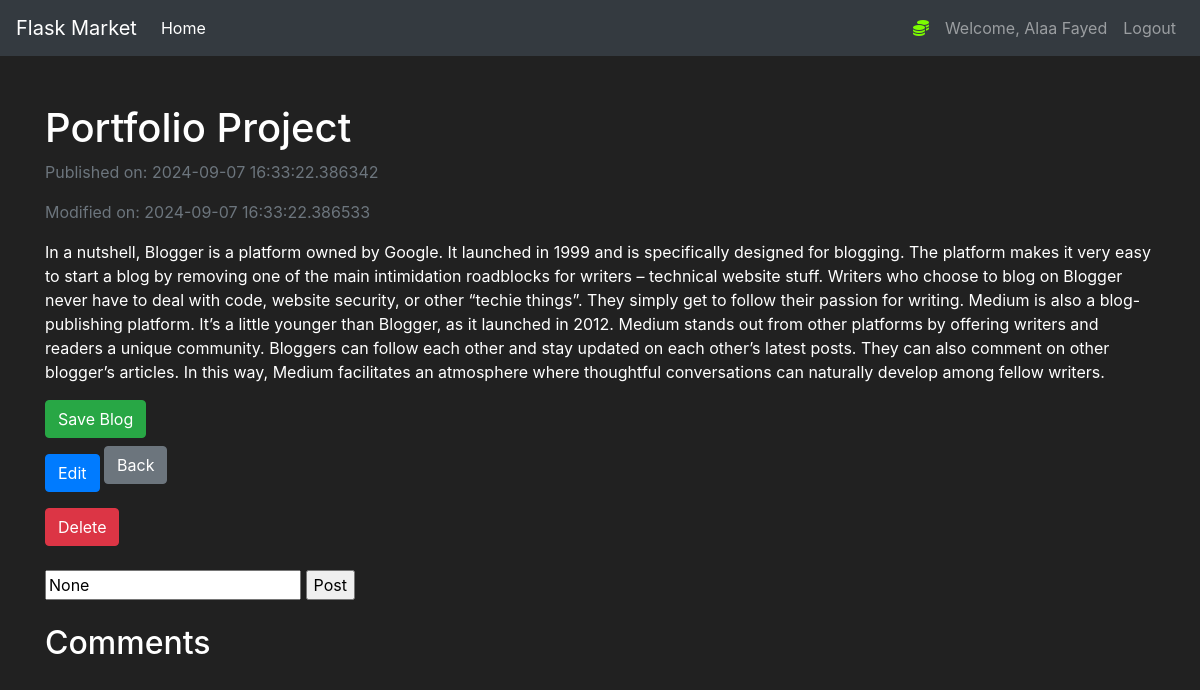
/blog?post_id=1 (signed in), run on an earlier commit of the app's database.
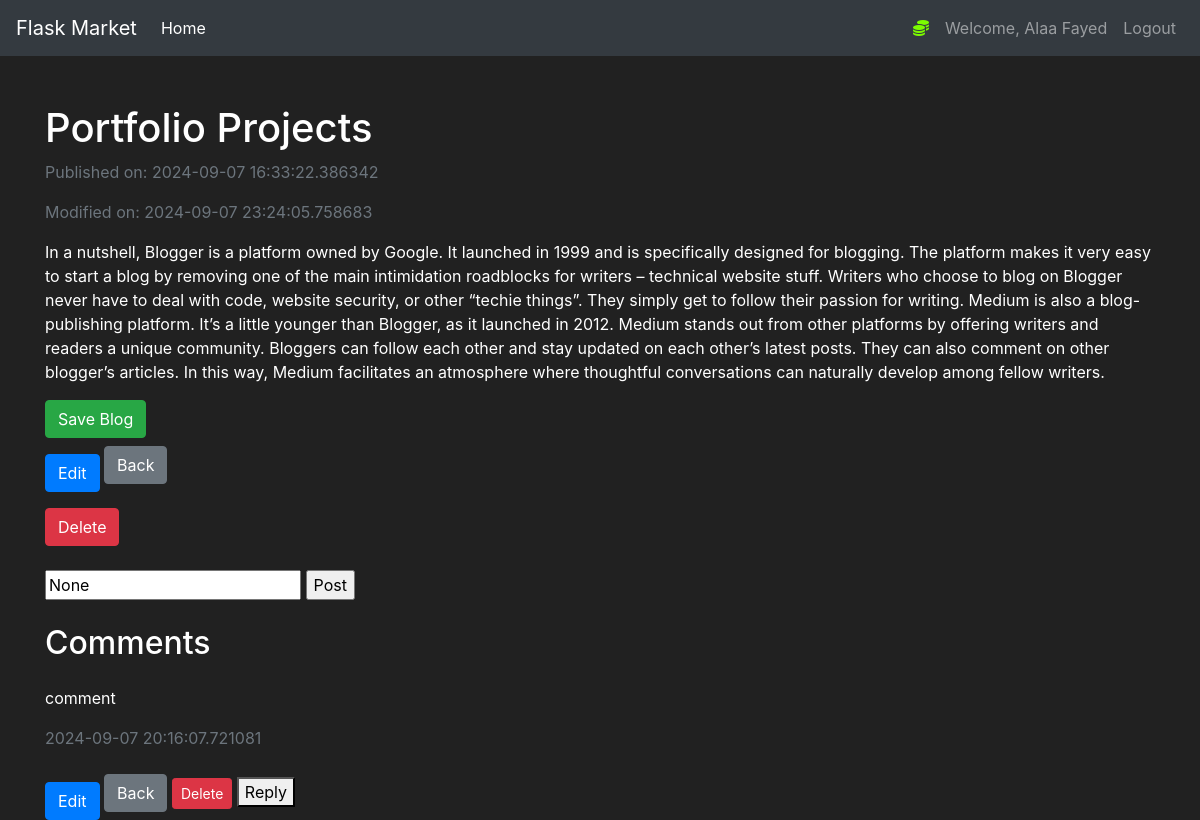
And on a later commit of the database.
### pencil/models.py (models this page shows, shortened)
class Post(db.Model):
    id  = db.Column(db.Integer(), primary_key=True, nullable=False)
    title = db.Column(db.String(length=50), nullable=False)
    content = db.Column(db.Text(), nullable=False)
    publication_date = db.Column(db.DateTime, default=datetime.utcnow())
    modification_date = db.Column(db.DateTime, default=datetime.utcnow())
    owner = db.Column(db.Integer(), db.ForeignKey("user.id"))
    commentators = db.relationship("Comment", backref="owned_commentators", lazy=True)

class Comment(db.Model):
    id = db.Column(db.Integer(), primary_key=True, nullable=False)
    text = db.Column(db.Text(), nullable=False)
    publication_date = db.Column(db.DateTime, default=datetime.utcnow())
    modification_date = db.Column(db.DateTime, default=datetime.utcnow())
    commentator = db.Column(db.Integer(), db.ForeignKey("user.id"))
    commentatorr = db.Column(db.Integer(), db.ForeignKey("post.id"))
    reply_comments =  db.relationship("ReplyComment", backref="owned_replies", lazy=True)

### pencil/routes.py (the view, shortened to what this page needs)
@app.route("/blog", methods=["POST", "GET"])
@login_required
def blog_page():
    comment_form = CommentForm()
    reply_form = ReplyForm()
    post_id = request.args.get("post_id")
    if post_id:
        requested_blog = Post.query.filter_by(id=post_id).first()
        if requested_blog:
            if request.method == "GET":
                comment_with_replies = (db.session.query(Comment, ReplyComment).outerjoin(ReplyComment, Comment.id == ReplyComment.reply_comment)
                                        .filter(Comment.commentatorr == post_id).order_by(Comment.publication_date.desc(), ReplyComment.publication_date.desc())).all()
                posted_comments = {}
                for comment, reply in comment_with_replies:
                    if comment.id not in posted_comments:
                        posted_comments[comment.id] = {
                        'comment': comment,
                        'replies': []
                    }
                    if reply:
                        posted_comments[comment.id]['replies'].append(reply)
                return render_template("blog.html", post_id=requested_blog, comment_form=comment_form, posted_comments=posted_comments.values(),
                                        reply_form=reply_form)
            else:
                flash(f"Blog not found", category="danger")
                return redirect(url_for("home_page"))
    return redirect(url_for("home_page"))

### pencil/forms.py
class CommentForm(FlaskForm):
    comment = TextAreaField(label="Write your comment....", validators=[DataRequired()])
    submit = SubmitField(label="Post")

class ReplyForm(FlaskForm):
    reply = TextAreaField(label="reply comment", validators=[DataRequired()])
    submit = SubmitField(label="Send")

### pencil/models.py (called while the page is built)
@login_manager.user_loader
def load_user(user_id):
    return User.query.get(int(user_id))

### pencil/templates/blog.html (shortened to what this page needs)
{% extends 'base.html' %}
{% block content %}
<body>
    <div class="container mt-5">
        <section>
            <header>
                <h1>{{ post_id.title }}</h1>
            </header>
            <div>
                <p class="text-muted">Published on: {{ post_id.publication_date }}</p>
                <p class="text-muted">Modified on: {{ post_id.modification_date }}</p>
            </div>
            <div class="mt-3">
                <p>{{ post_id.content }}</p>
            </div>
            <form method="POST" action="{{ url_for('blog_page', post_id=post_id.id) }}">
                <button type="submit" name="save" value="true" class="btn btn-success">Save Blog</button>
            </form>
            <a href="{{ url_for('modify_post', post_id=post_id.id) }}" class="btn btn-primary mt-3">Edit</a>
            <a href="{{ url_for('home_page') }}" class="btn btn-secondary">Back</a>
            <form action="{{ url_for('delete_page', post_id=post_id.id) }}" method="POST" class="mt-3">
                <button type="submit" class="btn btn-danger">Delete</button>
            </form>
            <br>
            <div>
                <form method="POST" action="{{ url_for('blog_page' , post_id=post_id.id) }}">
                    {% if comment_form %}
                        <input type="text" name="comment" placeholder="Write your comment..." value="{{ comment_form.comment.data }}">
                        <input type="submit" value="Post">
                    {% endif %}
                </form>
            </div>
        </section>
        <br>
        <section>
            <div>
                <header>
                    <h2>Comments</h2>
                </header>
                <div class="comments mt-4">
                    {% for comments in posted_comments %}
                        <div class="comment">
                            <p>{{ comments.comment.text }}</p>
                            <p class="text-muted">{{ comments.comment.publication_date }}</p>
                        </div>
                        <a href="{{ url_for('modify_comment', comment_to_modify=comments.comment.id) }}" class="btn btn-primary mt-3">Edit</a>
                        <a href="{{ url_for('blog_page') }}" class="btn btn-secondary">Back</a>
                        <form action="{{ url_for('delete_comment', comment_id=comments.comment.id) }}" method="post" style="display:inline;">
                            <button type="submit" class="btn btn-danger btn-sm" onclick="return confirm('Are you sure you want to delete this comment?');">Delete</button>
                        </form>
                        <button>Reply</button>
                        <br>
                    {% endfor %}
                </div>
            </div>
        </section>
    </div>
</body>
{% endblock %}

What changed in the data, as far as the page shows it:
changed Post: title "Portfolio Project" → "Portfolio Projects"; modification_date "2024-09-07 16:33:22.386533" → "2024-09-07 23:24:05.758683"
added Comment: comment.text "comment", comment.publication_date "2024-09-07 20:16:07.721081"
Also different on the page:
new list line: "Edit Back Delete Reply"
